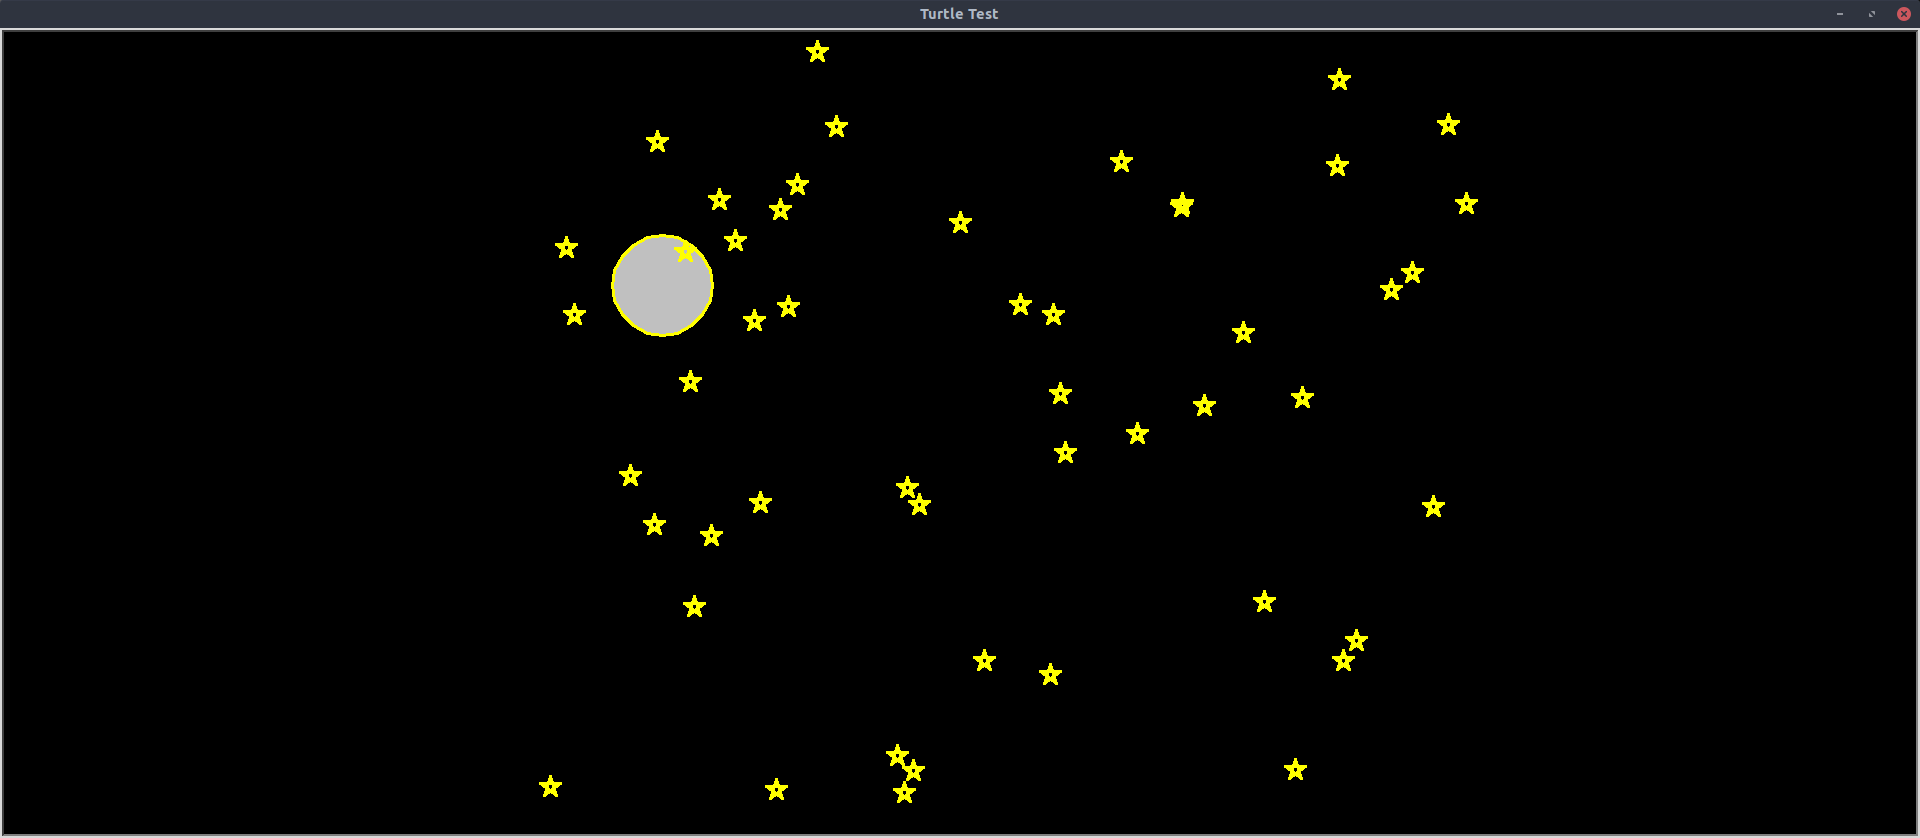

Write Python code to recreate this figure.
from turtle import*
import random

setup()
title("night sky")
clear()
width(3)
pencolor("yellow")
bgcolor("black")

def crcl():

    fillcolor("silver")
    begin_fill()
    circle(50)
    end_fill()

def star():

    fillcolor("yellow")
    begin_fill()

    for i in range(5):
        forward(20)
        right(144)
    end_fill()
speed(100)
ht()
up()

setposition(-300,100)
down()
crcl()
for i in range(50):
    x=random.randint(-500,500)
    y=random.randint(-400,400)
    up()
    setposition(x,y)
    down()
    star()

input("Press Enter to continue...")
